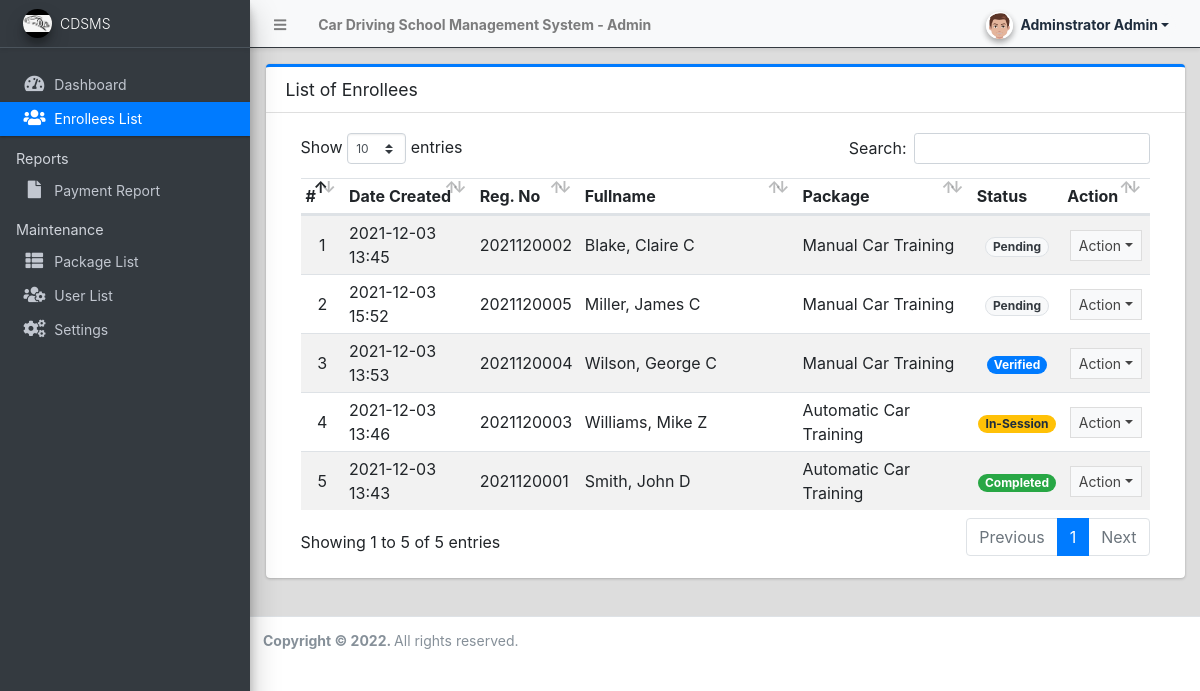
The page /admin/?page=enrollees (signed in) on the database its author committed.
### tables this page shows
CREATE TABLE `enrollee_list` (
  `id` int(30) NOT NULL,
  `reg_no` varchar(50) NOT NULL,
  `package_id` int(30) NOT NULL,
  `cost` float NOT NULL DEFAULT 0,
  `firstname` text NOT NULL,
  `middlename` text DEFAULT NULL,
  `lastname` text NOT NULL,
  `gender` varchar(50) NOT NULL,
  `dob` date NOT NULL,
  `email` text NOT NULL,
  `contact` text NOT NULL,
  `address` text NOT NULL,
  `start_date` date NOT NULL,
  `time` varchar(250) NOT NULL,
  `status` tinyint(4) NOT NULL DEFAULT 0 COMMENT '0= pending,1=verified,2=in session, 3=completed,4 = cancelled',
  `date_created` datetime NOT NULL DEFAULT current_timestamp(),
  `date_updated` datetime DEFAULT NULL ON UPDATE current_timestamp()
);

CREATE TABLE `package_list` (
  `id` int(11) NOT NULL,
  `name` text NOT NULL,
  `description` text NOT NULL,
  `training_duration` varchar(100) NOT NULL,
  `cost` float NOT NULL DEFAULT 0,
  `status` tinyint(1) NOT NULL DEFAULT 1,
  `date_created` datetime NOT NULL DEFAULT current_timestamp()
);

### config.php (called while the page is built, shortened)
<?php
require_once('classes/DBConnection.php');
require_once('classes/SystemSettings.php');
function validate_image($file){
	if(!empty($file)){
        $ex = explode('?',$file);
        $file = $ex[0];
        $param =  isset($ex[1]) ? '?'.$ex[1]  : '';
		if(is_file(base_app.$file)){
			return base_url.$file.$param;
		}else{
			return base_url.'dist/img/no-image-available.png';
		}
	}else{
		return base_url.'dist/img/no-image-available.png';
	}
}
function isMobileDevice(){
    $aMobileUA = array(
        '/iphone/i' => 'iPhone',
        '/ipod/i' => 'iPod',
        '/ipad/i' => 'iPad',
        '/android/i' => 'Android',
        '/blackberry/i' => 'BlackBerry',
        '/webos/i' => 'Mobile'
    );
    return false;
}
?>

### classes/DBConnection.php (called while the page is built, shortened)
<?php
class DBConnection{
    private $host = DB_SERVER;
    private $username = DB_USERNAME;
    private $password = DB_PASSWORD;
    private $database = DB_NAME;
    public $conn;
    public function __construct(){
        if (!isset($this->conn)) {
            $this->conn = new mysqli($this->host, $this->username, $this->password, $this->database);
        }
    }
}
?>

### classes/SystemSettings.php (called while the page is built, shortened)
<?php
class SystemSettings extends DBConnection{
	function userdata($field = ''){
		if(!empty($field)){
			if(isset($_SESSION['userdata'][$field]))
				return $_SESSION['userdata'][$field];
			else
				return null;
		}else{
			return false;
		}
	}
	function info($field=''){
		if(!empty($field)){
			if(isset($_SESSION['system_info'][$field]))
				return $_SESSION['system_info'][$field];
			else
				return false;
		}else{
			return false;
		}
	}
}
$_settings = new SystemSettings();
?>

### admin/enrollees/index.php (the view, shortened to what this page needs)
<div class="card card-outline card-primary">
	<div class="card-header">
		<h3 class="card-title">List of Enrollees</h3>
	</div>
	<div class="card-body">
		<div class="container-fluid">
        <div class="container-fluid">
			<table class="table table-hover table-striped">
				<colgroup>
					<col width="5%">
					<col width="15%">
					<col width="10%">
					<col width="25%">
					<col width="20%">
					<col width="10%">
					<col width="10%">
				</colgroup>
				<thead>
					<tr>
						<th>#</th>
						<th>Date Created</th>
						<th>Reg. No</th>
						<th>Fullname</th>
						<th>Package</th>
						<th>Status</th>
						<th>Action</th>
					</tr>
				</thead>
				<tbody>
					<?php
						$i = 1;
						$qry = $conn->query("SELECT e.*,CONCAT(lastname, ', ', firstname,' ',middlename) as fullname,p.name from `enrollee_list` e inner join package_list p on e.package_id = p.id order by e.`status` asc,unix_timestamp(e.`date_created`)");
						while($row = $qry->fetch_assoc()):
					?>
						<tr>
							<td class="text-center"><?php echo $i++; ?></td>
							<td class=""><?php echo date("Y-m-d H:i",strtotime($row['date_created'])) ?></td>
							<td><?php echo ($row['reg_no']) ?></td>
							<td><?php echo ucwords($row['fullname']) ?></td>
							<td><?php echo ($row['name']) ?></td>
							<td class="text-center">
                                <?php
                                    switch($row['status']){
                                        case '1':
											echo "<span class='badge badge-primary badge-pill'>Verified</span>";
											break;
										case '2':
											echo "<span class='badge badge-warning badge-pill'>In-Session</span>";
											break;
										case '3':
											echo "<span class='badge badge-success badge-pill'>Completed</span>";
											break;
										case '0':
											echo "<span class='badge badge-light badge-pill text-dark border'>Pending</span>";
											break;
                                    }
                                ?>
                            </td>
							<td align="center">
								 <button type="button" class="btn btn-flat btn-default btn-sm dropdown-toggle dropdown-icon" data-toggle="dropdown">
				                  		Action
				                  </button>
							</td>
						</tr>
					<?php endwhile; ?>
				</tbody>
			</table>
		</div>
		</div>
	</div>
</div>

### admin/index.php (shortened to what this page needs)
<?php require_once('../config.php'); ?>
 <!DOCTYPE html>
<html lang="en" class="" style="height: auto;">
<?php require_once('inc/header.php') ?>
  <body class="sidebar-mini layout-fixed control-sidebar-slide-open layout-navbar-fixed sidebar-mini-md sidebar-mini-xs" data-new-gr-c-s-check-loaded="14.991.0" data-gr-ext-installed="" style="height: auto;">
    <div class="wrapper">
     <?php require_once('inc/topBarNav.php') ?>
     <?php require_once('inc/navigation.php') ?>
     <?php $page = isset($_GET['page']) ? $_GET['page'] : 'home';  ?>
      <div class="content-wrapper pt-3" style="min-height: 567.854px;">
        <section class="content ">
          <div class="container-fluid">
            <?php
              if(!file_exists($page.".php") && !is_dir($page)){
                  include '404.html';
              }else{
                if(is_dir($page))
                  include $page.'/index.php';
                else
                  include $page.'.php';
              }
            ?>
          </div>
        </section>
      </div>
      <?php require_once('inc/footer.php') ?>
  </body>
</html>

### admin/inc/header.php (shortened to what this page needs)
<head>
    <link rel="stylesheet" href="<?php echo base_url ?>plugins/fontawesome-free/css/all.min.css">
    <link rel="stylesheet" href="<?php echo base_url ?>plugins/tempusdominus-bootstrap-4/css/tempusdominus-bootstrap-4.min.css">
  <link rel="stylesheet" href="<?php echo base_url ?>plugins/datatables-bs4/css/dataTables.bootstrap4.min.css">
  <link rel="stylesheet" href="<?php echo base_url ?>plugins/datatables-responsive/css/responsive.bootstrap4.min.css">
  <link rel="stylesheet" href="<?php echo base_url ?>plugins/datatables-buttons/css/buttons.bootstrap4.min.css">
  <link rel="stylesheet" href="<?php echo base_url ?>plugins/select2/css/select2.min.css">
  <link rel="stylesheet" href="<?php echo base_url ?>plugins/select2-bootstrap4-theme/select2-bootstrap4.min.css">
    <link rel="stylesheet" href="<?php echo base_url ?>plugins/icheck-bootstrap/icheck-bootstrap.min.css">
    <link rel="stylesheet" href="<?php echo base_url ?>plugins/jqvmap/jqvmap.min.css">
    <link rel="stylesheet" href="<?php echo base_url ?>dist/css/adminlte.css">
    <link rel="stylesheet" href="<?php echo base_url ?>dist/css/custom.css">
    <link rel="stylesheet" href="<?php echo base_url ?>plugins/overlayScrollbars/css/OverlayScrollbars.min.css">
    <link rel="stylesheet" href="<?php echo base_url ?>plugins/daterangepicker/daterangepicker.css">
    <link rel="stylesheet" href="<?php echo base_url ?>plugins/summernote/summernote-bs4.min.css">
  <link rel="stylesheet" href="<?php echo base_url ?>plugins/sweetalert2-theme-bootstrap-4/bootstrap-4.min.css">
  </head>

### admin/inc/topBarNav.php (shortened to what this page needs)
<nav class="main-header navbar navbar-expand navbar-light border  border-dark border-top-0  border-left-0 border-right-0 navbar-light text-sm shadow-sm">
  <ul class="navbar-nav">
    <li class="nav-item">
    <a class="nav-link" data-widget="pushmenu" href="#" role="button"><i class="fas fa-bars"></i></a>
    </li>
    <li class="nav-item d-none d-sm-inline-block">
      <a href="<?php echo base_url ?>" class="nav-link"><b><?php echo (!isMobileDevice()) ? $_settings->info('name'):$_settings->info('short_name'); ?> - Admin</b></a>
    </li>
  </ul>
  <ul class="navbar-nav ml-auto">
    <li class="nav-item">
      <div class="btn-group nav-link">
            <button type="button" class="btn btn-rounded badge badge-light dropdown-toggle dropdown-icon" data-toggle="dropdown">
              <span><img src="<?php echo validate_image($_settings->userdata('avatar')) ?>" class="img-circle elevation-2 user-img" alt="User Image"></span>
              <span class="ml-3"><?php echo ucwords($_settings->userdata('firstname').' '.$_settings->userdata('lastname')) ?></span>
            </button>
        </div>
    </li>
  </ul>
</nav>

### admin/inc/navigation.php (shortened to what this page needs)
<aside class="main-sidebar sidebar-dark-primary elevation-4 sidebar-no-expand bg-dark">
  <a href="<?php echo base_url ?>admin" class="brand-link bg-transparent text-sm shadow-sm">
  <img src="<?php echo validate_image($_settings->info('logo'))?>" alt="Store Logo" class="brand-image img-circle elevation-3 bg-black" style="width: 1.8rem;height: 1.8rem;max-height: unset;object-fit:scale-down;object-position:center center">
  <span class="brand-text font-weight-light"><?php echo $_settings->info('short_name') ?></span>
  </a>
  <div class="sidebar os-host os-theme-light os-host-overflow os-host-overflow-y os-host-resize-disabled os-host-transition os-host-scrollbar-horizontal-hidden">
    <div class="os-content-glue" style="margin: 0px -8px; width: 249px; height: 646px;"></div>
    <div class="os-padding">
      <div class="os-viewport os-viewport-native-scrollbars-invisible" style="overflow-y: scroll;">
        <div class="os-content" style="padding: 0px 8px; height: 100%; width: 100%;">
          <nav class="mt-4">
             <ul class="nav nav-pills nav-sidebar flex-column text-sm nav-compact nav-flat nav-child-indent nav-collapse-hide-child" data-widget="treeview" role="menu" data-accordion="false">
              <li class="nav-item dropdown">
                <a href="./" class="nav-link nav-home">
                  <i class="nav-icon fas fa-tachometer-alt"></i>
                  <p>
                    Dashboard
                  </p>
                </a>
              </li>
              <li class="nav-item">
                <a href="<?php echo base_url ?>admin/?page=enrollees" class="nav-link nav-enrollees">
                  <i class="nav-icon fas fa-users"></i>
                  <p>
                    Enrollees List
                  </p>
                </a>
              </li>
              <li class="nav-header">Reports</li>
              <li class="nav-item dropdown">
                <a href="<?php echo base_url ?>admin/?page=reports" class="nav-link nav-reports">
                  <i class="nav-icon fas fa-file"></i>
                  <p>
                    Payment Report
                  </p>
                </a>
              </li>
              <?php if($_settings->userdata('type') == 1): ?>
              <li class="nav-header">Maintenance</li>
              <li class="nav-item dropdown">
                <a href="<?php echo base_url ?>admin/?page=packages" class="nav-link nav-packages">
                  <i class="nav-icon fas fa-th-list"></i>
                  <p>
                    Package List
                  </p>
                </a>
              </li>
              <li class="nav-item dropdown">
                <a href="<?php echo base_url ?>admin/?page=user/list" class="nav-link nav-user_list">
                  <i class="nav-icon fas fa-users-cog"></i>
                  <p>
                    User List
                  </p>
                </a>
              </li>
              <li class="nav-item dropdown">
                <a href="<?php echo base_url ?>admin/?page=system_info" class="nav-link nav-system_info">
                  <i class="nav-icon fas fa-cogs"></i>
                  <p>
                    Settings
                  </p>
                </a>
              </li>
              <?php endif; ?>
            </ul>
          </nav>
        </div>
      </div>
    </div>
  </div>
</aside>

### admin/inc/footer.php (shortened to what this page needs)
<footer class="main-footer text-sm">
        <strong>Copyright © <?php echo date('Y') ?>.
        </strong>
        All rights reserved.
      </footer>
    </div>

### admin/inc/topBarNav.php (style rules this page uses)
.user-img { position: absolute; height: 27px; width: 27px; object-fit: cover; left: -7%; top: -12%; }
.btn-rounded { border-radius: 50px; }

### rows shown on the page
enrollee_list: date_created "2021-12-03 13:45", reg_no "2021120002", fullname "Blake, Claire C", package.name "Manual Car Training", status "Pending"
enrollee_list: date_created "2021-12-03 15:52", reg_no "2021120005", fullname "Miller, James C", package.name "Manual Car Training", status "Pending"
enrollee_list: date_created "2021-12-03 13:53", reg_no "2021120004", fullname "Wilson, George C", package.name "Manual Car Training", status "Verified"
enrollee_list: date_created "2021-12-03 13:46", reg_no "2021120003", fullname "Williams, Mike Z", package.name "Automatic Car Training", status "In-Session"
enrollee_list: date_created "2021-12-03 13:43", reg_no "2021120001", fullname "Smith, John D", package.name "Automatic Car Training", status "Completed"

### other values the page prints
$_settings->info('name') "Car Driving School Management System"
$_settings->userdata('firstname').' '.$_settings->userdata('lastname') "Adminstrator Admin"
$_settings->info('short_name') "CDSMS"
